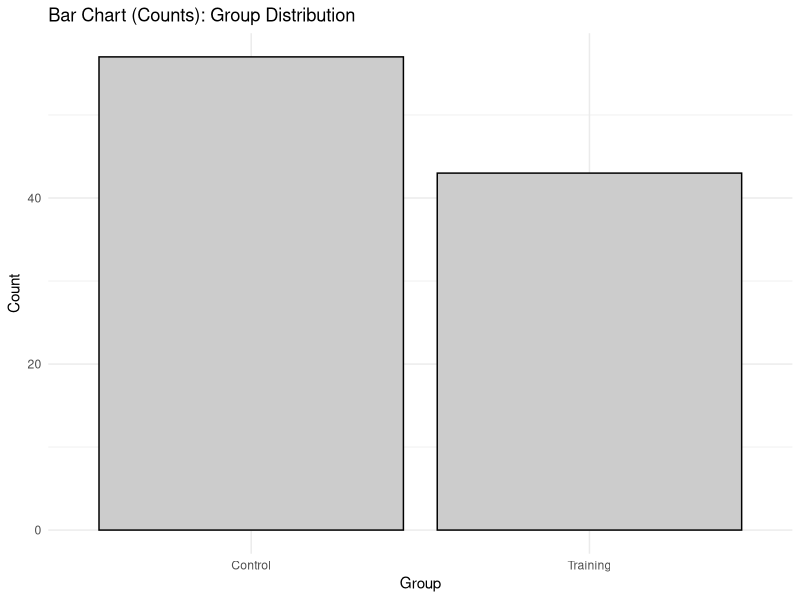
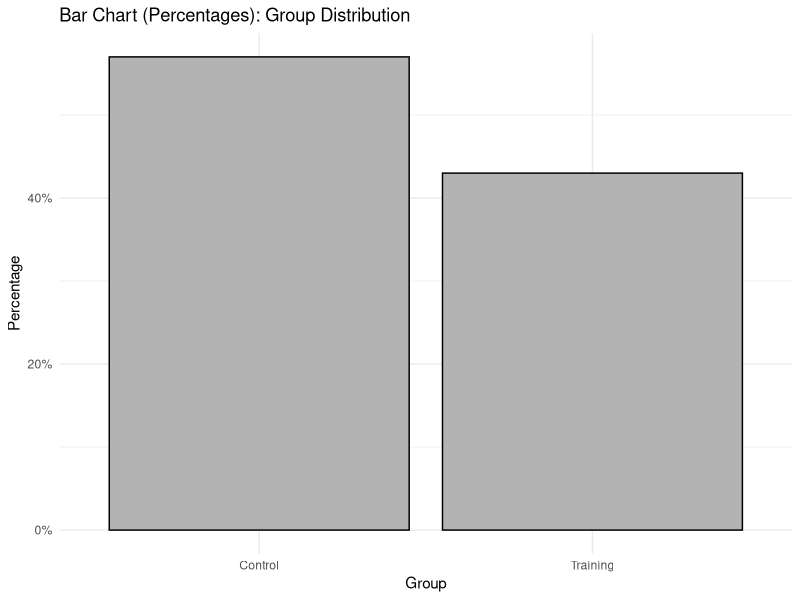
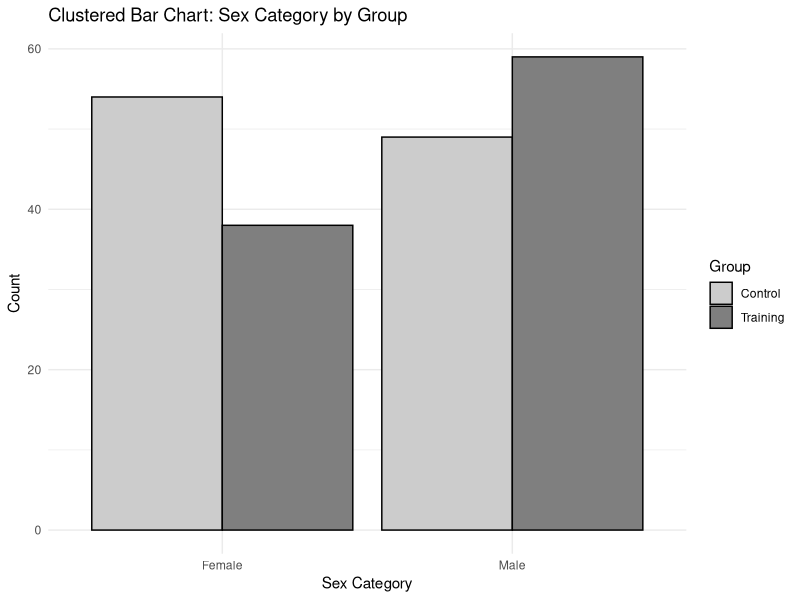
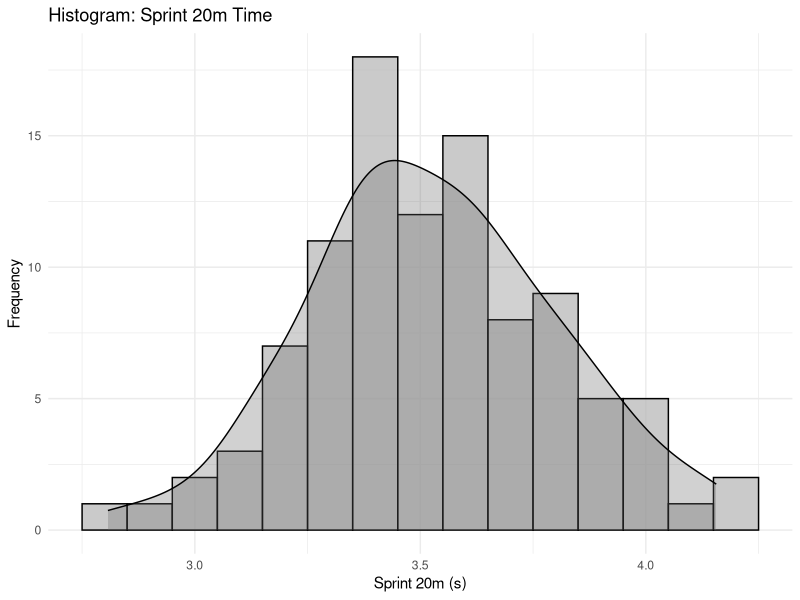
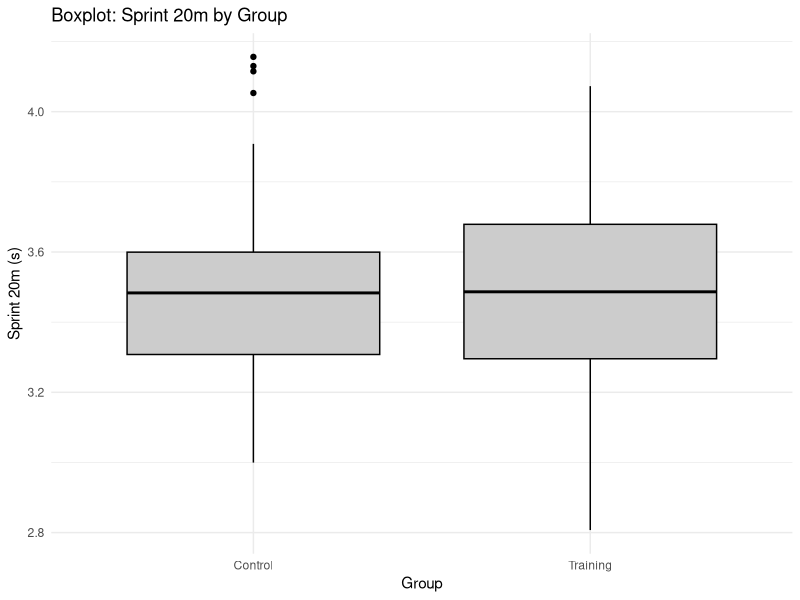
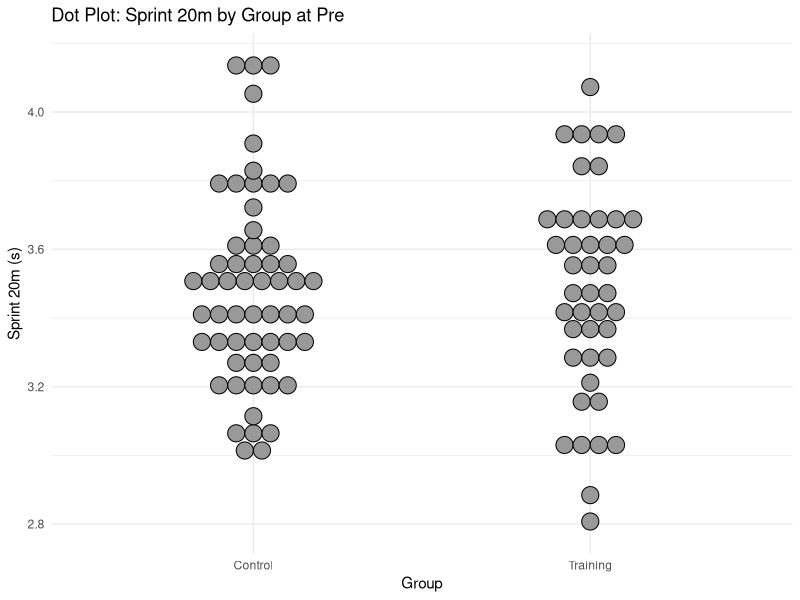
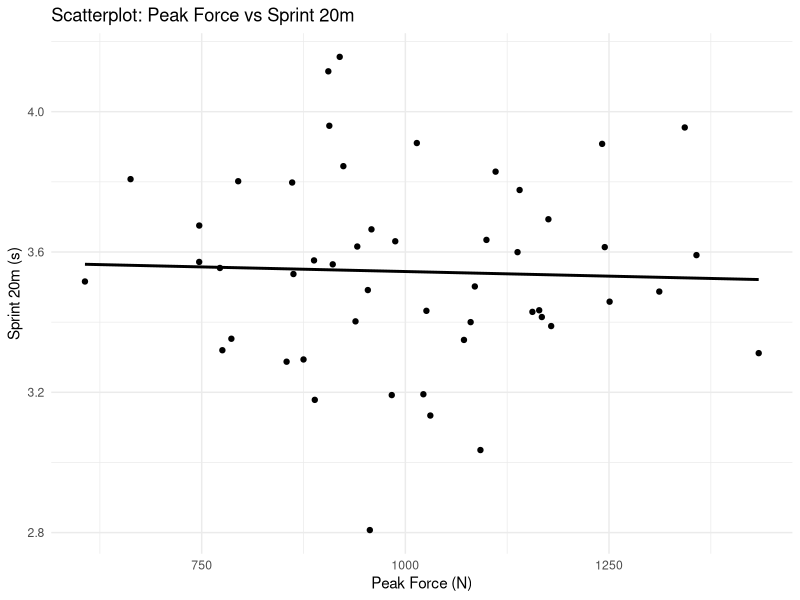
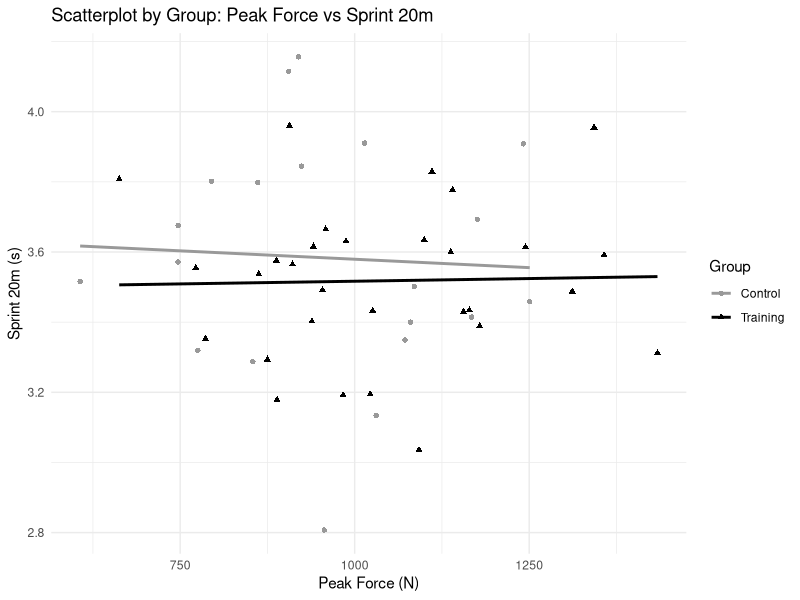

Here is the R script that generated these plots, in order:
## ---- chunk 1
# Load necessary libraries
suppressMessages(library(ggplot2))
suppressMessages(library(dplyr))

# Create sample data (replace with your actual data)
set.seed(123)
data <- data.frame(
  group = sample(c("Control", "Training"), 100, replace = TRUE)
)

# Create bar chart for counts
ggplot(data, aes(x = group)) +
  geom_bar(fill = "gray80", color = "black") +
  labs(title = "Bar Chart (Counts): Group Distribution",
       x = "Group",
       y = "Count") +
  theme_minimal()
## ---- chunk 2
# Create bar chart for percentages
ggplot(data, aes(x = group)) +
  geom_bar(aes(y = after_stat(count)/sum(after_stat(count))), fill = "gray70", color = "black") +
  scale_y_continuous(labels = scales::percent) +
  labs(title = "Bar Chart (Percentages): Group Distribution",
       x = "Group",
       y = "Percentage") +
  theme_minimal()
## ---- chunk 3
# Create sample data with sex_category
set.seed(123)
data_clustered <- data.frame(
  group = sample(c("Control", "Training"), 200, replace = TRUE),
  sex_category = sample(c("Male", "Female"), 200, replace = TRUE)
)

# Create clustered bar chart
ggplot(data_clustered, aes(x = sex_category, fill = group)) +
  geom_bar(position = "dodge", color = "black") +
  scale_fill_manual(values = c("Control" = "gray80", "Training" = "gray50")) +
  labs(title = "Clustered Bar Chart: Sex Category by Group",
       x = "Sex Category",
       y = "Count",
       fill = "Group") +
  theme_minimal()
## ---- chunk 4
# Create sample quantitative data
set.seed(123)
data_hist <- data.frame(
  sprint_20m_s = rnorm(100, mean = 3.5, sd = 0.3)
)

# Create histogram with properly scaled density curve
ggplot(data_hist, aes(x = sprint_20m_s)) +
  geom_histogram(binwidth = 0.1, fill = "gray70", color = "black", alpha = 0.7) +
  geom_density(aes(y = after_stat(density) * 0.1 * 100), alpha = 0.3, fill = "gray40", color = "black") +
  labs(title = "Histogram: Sprint 20m Time",
       x = "Sprint 20m (s)",
       y = "Frequency") +
  theme_minimal()
## ---- chunk 5
# Create sample data for boxplot
set.seed(123)
data_box <- data.frame(
  group = sample(c("Control", "Training"), 100, replace = TRUE),
  sprint_20m_s = rnorm(100, mean = 3.5, sd = 0.3)
)

# Create boxplot
ggplot(data_box, aes(x = group, y = sprint_20m_s)) +
  geom_boxplot(fill = "gray80", color = "black") +
  labs(title = "Boxplot: Sprint 20m by Group",
       x = "Group",
       y = "Sprint 20m (s)") +
  theme_minimal()
## ---- chunk 6
# Create dot plot
ggplot(data_box, aes(x = group, y = sprint_20m_s)) +
  geom_dotplot(binaxis = "y", stackdir = "center", fill = "gray60", color = "black", binwidth = 0.05) +
  labs(title = "Dot Plot: Sprint 20m by Group at Pre",
       x = "Group",
       y = "Sprint 20m (s)") +
  theme_minimal()
## ---- chunk 7
# Create sample data for scatterplot
set.seed(123)
data_scatter <- data.frame(
  peak_force_n = rnorm(50, mean = 1000, sd = 200),
  sprint_20m_s = rnorm(50, mean = 3.5, sd = 0.3)
)

# Create scatterplot
ggplot(data_scatter, aes(x = peak_force_n, y = sprint_20m_s)) +
  geom_point(color = "black") +
  geom_smooth(method = "lm", formula = y ~ x, se = FALSE, color = "black") +
  labs(title = "Scatterplot: Peak Force vs Sprint 20m",
       x = "Peak Force (N)",
       y = "Sprint 20m (s)") +
  theme_minimal()
## ---- chunk 8
# Add group to scatter data
data_scatter_group <- data_scatter
data_scatter_group$group <- sample(c("Control", "Training"), 50, replace = TRUE)

# Create scatterplot with groups
ggplot(data_scatter_group, aes(x = peak_force_n, y = sprint_20m_s, color = group, shape = group)) +
  geom_point() +
  geom_smooth(method = "lm", formula = y ~ x, se = FALSE) +
  scale_color_manual(values = c("Control" = "gray60", "Training" = "black")) +
  scale_shape_manual(values = c("Control" = 16, "Training" = 17)) +
  labs(title = "Scatterplot by Group: Peak Force vs Sprint 20m",
       x = "Peak Force (N)",
       y = "Sprint 20m (s)",
       color = "Group",
       shape = "Group") +
  theme_minimal()
## ---- chunk 9
# Create sample data for line graph
set.seed(123)
data_line <- data.frame(
  time = rep(c("Pre", "Mid", "Post"), each = 60),
  group = rep(c("Control", "Training"), each = 30, times = 3),
  sprint_20m_s = c(rnorm(30, 3.6, 0.3), rnorm(30, 3.4, 0.3), rnorm(30, 3.5, 0.3),
                   rnorm(30, 3.6, 0.3), rnorm(30, 3.3, 0.3), rnorm(30, 3.2, 0.3))
)

# Calculate means
data_line_summary <- data_line %>%
  group_by(time, group) %>%
  summarise(mean_sprint = mean(sprint_20m_s), .groups = 'drop')

# Create line graph
ggplot(data_line_summary, aes(x = time, y = mean_sprint, color = group, group = group, shape = group)) +
  geom_line(linewidth = 1) +
  geom_point(size = 3) +
  scale_color_manual(values = c("Control" = "gray60", "Training" = "black")) +
  scale_shape_manual(values = c("Control" = 16, "Training" = 17)) +
  labs(title = "Line Graph: Mean Sprint 20m across Time by Group",
       x = "Time",
       y = "Mean Sprint 20m (s)",
       color = "Group",
       shape = "Group") +
  theme_minimal()
## ---- chunk 10
# Create sample data for paired plot
set.seed(123)
data_paired <- data.frame(
  id = rep(1:20, each = 2),
  time = rep(c("Pre", "Post"), 20),
  function_0_100 = c(rnorm(20, 70, 10), rnorm(20, 75, 10))
)

# Create paired line plot
ggplot(data_paired, aes(x = time, y = function_0_100, group = id)) +
  geom_line(alpha = 0.5) +
  geom_point() +
  labs(title = "Paired Line Plot: Function Score Pre to Post",
       x = "Time",
       y = "Function Score (0-100)") +
  theme_minimal()
## ---- chunk 11
# Create sample data for line graph
set.seed(123)
data_line <- data.frame(
  id = rep(1:20, each = 9),  # 20 participants, 3 time points, 3 groups? Wait, adjust
  time = rep(rep(c("Pre", "Mid", "Post"), each = 20), 3),  # Wait, better structure
  group = rep(c("Control", "Training"), each = 30),
  sprint_20m_s = rnorm(60, mean = 3.5, sd = 0.3)
)

# Actually, let's restructure properly
data_line <- expand.grid(id = 1:20, time = c("Pre", "Mid", "Post"), group = c("Control", "Training"))
data_line$sprint_20m_s <- rnorm(nrow(data_line), mean = 3.5, sd = 0.3)

# Create spaghetti plot
ggplot(data_line, aes(x = time, y = sprint_20m_s, group = id, color = group)) +
  geom_line(alpha = 0.3) +
  scale_color_manual(values = c("Control" = "gray60", "Training" = "black")) +
  labs(title = "Spaghetti Plot: Sprint 20m across Time",
       x = "Time",
       y = "Sprint 20m (s)",
       color = "Group") +
  theme_minimal()
## ---- chunk 12
# Create sample trial data
set.seed(123)
data_trial <- data.frame(
  id = rep(1:10, each = 3),
  trial = rep(1:3, 10),
  jump_height_cm = rnorm(30, mean = 40, sd = 5)
)

# Create trial-by-trial plot
ggplot(data_trial, aes(x = trial, y = jump_height_cm, group = id)) +
  geom_line(alpha = 0.5) +
  geom_point() +
  labs(title = "Trial-by-Trial Plot: Jump Height at Pre",
       x = "Trial",
       y = "Jump Height (cm)") +
  theme_minimal()
## ---- chunk 13
# Create sample data for error bars
set.seed(123)
data_error <- data.frame(
  group = sample(c("Control", "Training"), 50, replace = TRUE),
  vo2_mlkgmin = rnorm(50, mean = 35, sd = 5)
)

# Calculate means and confidence intervals
data_error_summary <- data_error %>%
  group_by(group) %>%
  summarise(
    mean_vo2 = mean(vo2_mlkgmin),
    se = sd(vo2_mlkgmin) / sqrt(n()),
    ci_lower = mean_vo2 - 1.96 * se,
    ci_upper = mean_vo2 + 1.96 * se
  )

# Create error bar plot
ggplot(data_error_summary, aes(x = group, y = mean_vo2)) +
  geom_bar(stat = "identity", fill = "gray70", color = "black", alpha = 0.7) +
  geom_errorbar(aes(ymin = ci_lower, ymax = ci_upper), width = 0.2, color = "black") +
  labs(title = "Error Bars: VO2 by Group",
       x = "Group",
       y = "VO2 (mL/kg/min)") +
  theme_minimal()
## ---- chunk 14
# Create sample data for Bland-Altman plot (paired measurements)
set.seed(123)
n <- 50
method1 <- rnorm(n, mean = 75, sd = 10)
# Method 2 has slight systematic bias (+2) and more variability
method2 <- method1 + 2 + rnorm(n, mean = 0, sd = 3)

# Calculate Bland-Altman metrics
mean_score <- (method1 + method2) / 2
difference <- method1 - method2
mean_diff <- mean(difference)
sd_diff <- sd(difference)
loa_upper <- mean_diff + 1.96 * sd_diff
loa_lower <- mean_diff - 1.96 * sd_diff

# Create Bland-Altman plot
bland_altman_data <- data.frame(mean_score, difference)

ggplot(bland_altman_data, aes(x = mean_score, y = difference)) +
  geom_point(color = "black", alpha = 0.7) +
  geom_hline(yintercept = mean_diff, color = "gray40", linetype = "solid", linewidth = 1) +
  geom_hline(yintercept = loa_upper, color = "gray60", linetype = "dashed", linewidth = 0.8) +
  geom_hline(yintercept = loa_lower, color = "gray60", linetype = "dashed", linewidth = 0.8) +
  geom_hline(yintercept = 0, color = "black", linetype = "dotted", linewidth = 0.5) +
  labs(title = "Bland-Altman Plot: Method Agreement",
       x = "Mean of Two Methods",
       y = "Difference (Method 1 - Method 2)") +
  theme_minimal() +
  annotate("text", x = min(mean_score) + 5, y = loa_upper + 1,
           label = paste("Upper LoA:", round(loa_upper, 2)), hjust = 0, color = "gray40") +
  annotate("text", x = min(mean_score) + 5, y = loa_lower - 1,
           label = paste("Lower LoA:", round(loa_lower, 2)), hjust = 0, color = "gray40") +
  annotate("text", x = min(mean_score) + 5, y = mean_diff + 1,
           label = paste("Mean Diff:", round(mean_diff, 2)), hjust = 0, color = "gray40")
